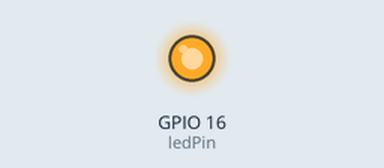
The sketch below on a simulated ESP8266 (NodeMCU). Parts: output pins drawn as LEDs (lit = HIGH). WiFi joins after 1.5 s; servers stay silent unless stated; what the sketch prints to the serial monitor is not drawn.

Above: at 4.0 s.
At 9.1 s:
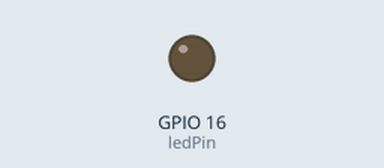
Timing chart, 0 to 14.8 s (numbered marks = the images above):
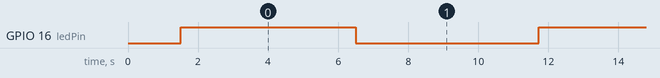

The sketch:

LineNotify.ino
```cpp
//   https://meyerweb.com/eric/tools/dencoder/
//   https://notify-bot.line.me/my/

#include <ESP8266WiFi.h>

#define WIFI_SSID ""
#define WIFI_PASSWORD ""
#define LINE_TOKEN ""
#define ledPin 16

String message = "";
void Line_Notify(String message) ;

void setup() {
  pinMode(ledPin, OUTPUT);
  Serial.begin(9600);

  WiFi.mode(WIFI_STA);
  WiFi.begin(WIFI_SSID, WIFI_PASSWORD);
  Serial.print("connecting");

  while (WiFi.status() != WL_CONNECTED) {
    Serial.print(".");
    delay(500);
  }
  Serial.println();
  Serial.print("connected: ");
  Serial.println(WiFi.localIP());
}

void loop() {
  Serial.println("HIGH");
  digitalWrite(ledPin,HIGH);
  delay(5000);

  Serial.println("LOW");
  digitalWrite(ledPin,LOW);
  delay(5000);

  if(ledPin != HIGH) {
    Line_Notify(message);
  }
}
void Line_Notify(String message) {
  WiFiClientSecure client;
  if (!client.connect("notify-api.line.me", 443)) {
    Serial.println("connection failed");
    return;
  }
  String req = "";
  req += "POST /api/notify HTTP/1.1\r\n";
  req += "Host: notify-api.line.me\r\n";
  req += "Authorization: Bearer " + String(LINE_TOKEN) + "\r\n";
  req += "Cache-Control: no-cache\r\n";
  req += "User-Agent: ESP8266\r\n";
  req += "Connection: close\r\n";
  req += "Content-Type: application/x-www-form-urlencoded\r\n";
  req += "Content-Length: " + String(String("message=" + message).length()) + "\r\n";
  req += "\r\n";
  req += "message=" + message;
  client.print(req);
  delay(20);
}
```

Measured:
- by itself, GPIO 16 (ledPin): alternates HIGH for 5.0 s and LOW for 5.2 s
